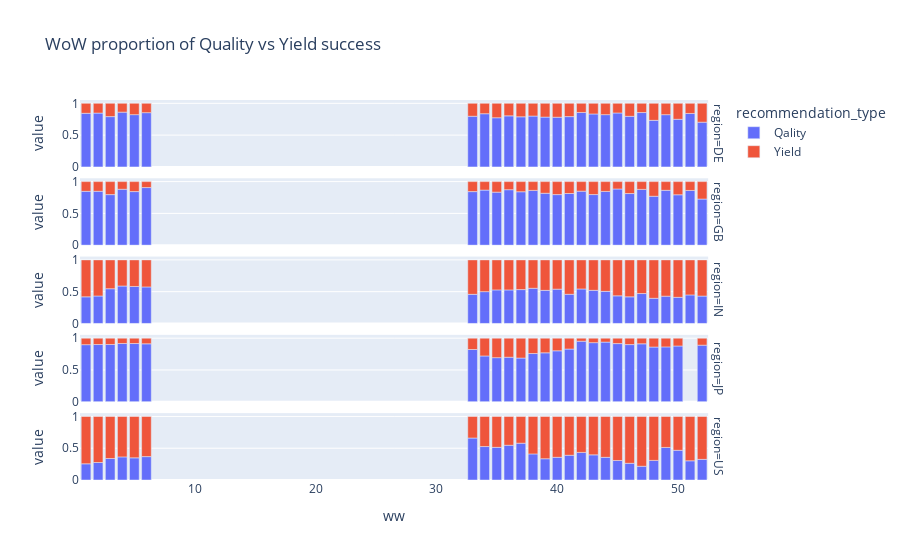

Here is the notebook cell this chart was saved with:
### Code cell
fig = px.bar(p, x="ww", y=["proportion"], color= 'recommendation_type', facet_row="region",
             #facet_row_spacing=0.25,
             #width = 500, 
             height = 600,
             title="WoW proportion of Quality vs Yield success")
fig.show()

### Figure 1 — Plotly figure (JSON) as saved in the notebook; plotly's stock layout.template omitted (floating-point values rounded to 4 significant figures)
{"data": [{"alignmentgroup": "True", "hovertemplate": "recommendation_type=Qality<br>region=DE<br>ww=%{x}<br>value=%{y}<extra></extra>", "legendgroup": "Qality", "marker": {"color": "#636efa", "pattern": {"shape": ""}}, "name": "Qality", "offsetgroup": "Qality", "orientation": "v", "showlegend": true, "textposition": "auto", "type": "bar", "x": [1, 2, 3, 4, 5, 6, 33, 34, 35, 36, 37, 38, 39, 40, 41, 42, 43, 44, 45, 46, 47, 48, 49, 50, 51, 52], "xaxis": "x5", "y": [0.8435, 0.8467, 0.791, 0.8617, 0.8224, 0.8536, 0.7967, 0.8369, 0.7731, 0.803, 0.7883, 0.8, 0.7831, 0.7816, 0.7912, 0.8564, 0.8332, 0.8222, 0.8485, 0.7961, 0.8553, 0.7324, 0.8218, 0.7494, 0.8407, 0.7036], "yaxis": "y5"}, {"alignmentgroup": "True", "hovertemplate": "recommendation_type=Qality<br>region=GB<br>ww=%{x}<br>value=%{y}<extra></extra>", "legendgroup": "Qality", "marker": {"color": "#636efa", "pattern": {"shape": ""}}, "name": "Qality", "offsetgroup": "Qality", "orientation": "v", "showlegend": false, "textposition": "auto", "type": "bar", "x": [1, 2, 3, 4, 5, 6, 33, 34, 35, 36, 37, 38, 39, 40, 41, 42, 43, 44, 45, 46, 47, 48, 49, 50, 51, 52], "xaxis": "x4", "y": [0.8474, 0.8481, 0.7956, 0.88, 0.8431, 0.9065, 0.8428, 0.8666, 0.8345, 0.8732, 0.8406, 0.862, 0.8169, 0.7957, 0.8129, 0.85, 0.7963, 0.8459, 0.8843, 0.8124, 0.8779, 0.7697, 0.8632, 0.7931, 0.8613, 0.7259], "yaxis": "y4"}, {"alignmentgroup": "True", "hovertemplate": "recommendation_type=Qality<br>region=IN<br>ww=%{x}<br>value=%{y}<extra></extra>", "legendgroup": "Qality", "marker": {"color": "#636efa", "pattern": {"shape": ""}}, "name": "Qality", "offsetgroup": "Qality", "orientation": "v", "showlegend": false, "textposition": "auto", "type": "bar", "x": [1, 2, 3, 4, 5, 6, 33, 34, 35, 36, 37, 38, 39, 40, 41, 42, 43, 44, 45, 46, 47, 48, 49, 50, 51, 52], "xaxis": "x3", "y": [0.4187, 0.432, 0.5463, 0.589, 0.5818, 0.5746, 0.4581, 0.5005, 0.5282, 0.5279, 0.5328, 0.5534, 0.5205, 0.5396, 0.4589, 0.5428, 0.5211, 0.5047, 0.4344, 0.4189, 0.4706, 0.3958, 0.4294, 0.411, 0.449, 0.4307], "yaxis": "y3"}, {"alignmentgroup": "True", "hovertemplate": "recommendation_type=Qality<br>region=JP<br>ww=%{x}<br>value=%{y}<extra></extra>", "legendgroup": "Qality", "marker": {"color": "#636efa", "pattern": {"shape": ""}}, "name": "Qality", "offsetgroup": "Qality", "orientation": "v", "showlegend": false, "textposition": "auto", "type": "bar", "x": [1, 2, 3, 4, 5, 6, 33, 34, 35, 36, 37, 38, 39, 40, 41, 42, 43, 44, 45, 46, 47, 48, 49, 50, 52], "xaxis": "x2", "y": [0.8981, 0.9002, 0.9011, 0.9168, 0.9159, 0.9114, 0.8218, 0.7205, 0.6937, 0.7004, 0.6873, 0.7585, 0.7696, 0.8016, 0.829, 0.9525, 0.9299, 0.938, 0.9151, 0.8993, 0.9117, 0.8607, 0.863, 0.8772, 0.89], "yaxis": "y2"}, {"alignmentgroup": "True", "hovertemplate": "recommendation_type=Qality<br>region=US<br>ww=%{x}<br>value=%{y}<extra></extra>", "legendgroup": "Qality", "marker": {"color": "#636efa", "pattern": {"shape": ""}}, "name": "Qality", "offsetgroup": "Qality", "orientation": "v", "showlegend": false, "textposition": "auto", "type": "bar", "x": [1, 2, 3, 4, 5, 6, 33, 34, 35, 36, 37, 38, 39, 40, 41, 42, 43, 44, 45, 46, 47, 48, 49, 50, 51, 52], "xaxis": "x", "y": [0.2549, 0.2754, 0.3385, 0.3638, 0.3489, 0.368, 0.6608, 0.5265, 0.5138, 0.547, 0.5794, 0.4108, 0.3347, 0.3572, 0.3895, 0.4341, 0.3955, 0.3566, 0.3071, 0.2631, 0.2163, 0.3085, 0.5125, 0.4673, 0.3023, 0.3249], "yaxis": "y"}, {"alignmentgroup": "True", "hovertemplate": "recommendation_type=Yield<br>region=DE<br>ww=%{x}<br>value=%{y}<extra></extra>", "legendgroup": "Yield", "marker": {"color": "#EF553B", "pattern": {"shape": ""}}, "name": "Yield", "offsetgroup": "Yield", "orientation": "v", "showlegend": true, "textposition": "auto", "type": "bar", "x": [1, 2, 3, 4, 5, 6, 33, 34, 35, 36, 37, 38, 39, 40, 41, 42, 43, 44, 45, 46, 47, 48, 49, 50, 51, 52], "xaxis": "x5", "y": [0.1565, 0.1533, 0.209, 0.1383, 0.1776, 0.1464, 0.2033, 0.1631, 0.2269, 0.197, 0.2117, 0.2, 0.2169, 0.2184, 0.2088, 0.1436, 0.1668, 0.1778, 0.1515, 0.2039, 0.1447, 0.2676, 0.1782, 0.2506, 0.1593, 0.2964], "yaxis": "y5"}, {"alignmentgroup": "True", "hovertemplate": "recommendation_type=Yield<br>region=GB<br>ww=%{x}<br>value=%{y}<extra></extra>", "legendgroup": "Yield", "marker": {"color": "#EF553B", "pattern": {"shape": ""}}, "name": "Yield", "offsetgroup": "Yield", "orientation": "v", "showlegend": false, "textposition": "auto", "type": "bar", "x": [1, 2, 3, 4, 5, 6, 33, 34, 35, 36, 37, 38, 39, 40, 41, 42, 43, 44, 45, 46, 47, 48, 49, 50, 51, 52], "xaxis": "x4", "y": [0.1526, 0.1519, 0.2044, 0.12, 0.1569, 0.09353, 0.1572, 0.1334, 0.1655, 0.1268, 0.1594, 0.138, 0.1831, 0.2043, 0.1871, 0.15, 0.2037, 0.1541, 0.1157, 0.1876, 0.1221, 0.2303, 0.1368, 0.2069, 0.1387, 0.2741], "yaxis": "y4"}, {"alignmentgroup": "True", "hovertemplate": "recommendation_type=Yield<br>region=IN<br>ww=%{x}<br>value=%{y}<extra></extra>", "legendgroup": "Yield", "marker": {"color": "#EF553B", "pattern": {"shape": ""}}, "name": "Yield", "offsetgroup": "Yield", "orientation": "v", "showlegend": false, "textposition": "auto", "type": "bar", "x": [1, 2, 3, 4, 5, 6, 33, 34, 35, 36, 37, 38, 39, 40, 41, 42, 43, 44, 45, 46, 47, 48, 49, 50, 51, 52], "xaxis": "x3", "y": [0.5813, 0.568, 0.4537, 0.411, 0.4182, 0.4254, 0.5419, 0.4995, 0.4718, 0.4721, 0.4672, 0.4466, 0.4795, 0.4604, 0.5411, 0.4572, 0.4789, 0.4953, 0.5656, 0.5811, 0.5294, 0.6042, 0.5706, 0.589, 0.551, 0.5693], "yaxis": "y3"}, {"alignmentgroup": "True", "hovertemplate": "recommendation_type=Yield<br>region=JP<br>ww=%{x}<br>value=%{y}<extra></extra>", "legendgroup": "Yield", "marker": {"color": "#EF553B", "pattern": {"shape": ""}}, "name": "Yield", "offsetgroup": "Yield", "orientation": "v", "showlegend": false, "textposition": "auto", "type": "bar", "x": [1, 2, 3, 4, 5, 6, 33, 34, 35, 36, 37, 38, 39, 40, 41, 42, 43, 44, 45, 46, 47, 48, 49, 50, 52], "xaxis": "x2", "y": [0.1019, 0.09975, 0.09886, 0.08323, 0.08406, 0.08858, 0.1782, 0.2795, 0.3063, 0.2996, 0.3127, 0.2415, 0.2304, 0.1984, 0.171, 0.04753, 0.07009, 0.062, 0.08492, 0.1007, 0.08834, 0.1393, 0.137, 0.1228, 0.11], "yaxis": "y2"}, {"alignmentgroup": "True", "hovertemplate": "recommendation_type=Yield<br>region=US<br>ww=%{x}<br>value=%{y}<extra></extra>", "legendgroup": "Yield", "marker": {"color": "#EF553B", "pattern": {"shape": ""}}, "name": "Yield", "offsetgroup": "Yield", "orientation": "v", "showlegend": false, "textposition": "auto", "type": "bar", "x": [1, 2, 3, 4, 5, 6, 33, 34, 35, 36, 37, 38, 39, 40, 41, 42, 43, 44, 45, 46, 47, 48, 49, 50, 51, 52], "xaxis": "x", "y": [0.7451, 0.7246, 0.6615, 0.6362, 0.6511, 0.632, 0.3392, 0.4735, 0.4862, 0.453, 0.4206, 0.5892, 0.6653, 0.6428, 0.6105, 0.5659, 0.6045, 0.6434, 0.6929, 0.7369, 0.7837, 0.6915, 0.4875, 0.5327, 0.6977, 0.6751], "yaxis": "y"}], "layout": {"annotations": [{"font": {}, "showarrow": false, "text": "region=US", "textangle": 90, "x": 0.98, "xanchor": "left", "xref": "paper", "y": 0.088, "yanchor": "middle", "yref": "paper"}, {"font": {}, "showarrow": false, "text": "region=JP", "textangle": 90, "x": 0.98, "xanchor": "left", "xref": "paper", "y": 0.294, "yanchor": "middle", "yref": "paper"}, {"font": {}, "showarrow": false, "text": "region=IN", "textangle": 90, "x": 0.98, "xanchor": "left", "xref": "paper", "y": 0.5, "yanchor": "middle", "yref": "paper"}, {"font": {}, "showarrow": false, "text": "region=GB", "textangle": 90, "x": 0.98, "xanchor": "left", "xref": "paper", "y": 0.706, "yanchor": "middle", "yref": "paper"}, {"font": {}, "showarrow": false, "text": "region=DE", "textangle": 90, "x": 0.98, "xanchor": "left", "xref": "paper", "y": 0.912, "yanchor": "middle", "yref": "paper"}], "autosize": true, "barmode": "relative", "legend": {"title": {"text": "recommendation_type"}, "tracegroupgap": 0}, "title": {"text": "WoW proportion of Quality vs Yield success"}, "xaxis": {"anchor": "y", "autorange": true, "domain": [0, 0.98], "range": [0.5, 52.5], "title": {"text": "ww"}, "type": "linear"}, "xaxis2": {"anchor": "y2", "autorange": true, "domain": [0, 0.98], "matches": "x", "range": [0.5, 52.5], "showticklabels": false, "type": "linear"}, "xaxis3": {"anchor": "y3", "autorange": true, "domain": [0, 0.98], "matches": "x", "range": [0.5, 52.5], "showticklabels": false, "type": "linear"}, "xaxis4": {"anchor": "y4", "autorange": true, "domain": [0, 0.98], "matches": "x", "range": [0.5, 52.5], "showticklabels": false, "type": "linear"}, "xaxis5": {"anchor": "y5", "autorange": true, "domain": [0, 0.98], "matches": "x", "range": [0.5, 52.5], "showticklabels": false, "type": "linear"}, "yaxis": {"anchor": "x", "autorange": true, "domain": [0, 0.176], "range": [0, 1.053], "title": {"text": "value"}, "type": "linear"}, "yaxis2": {"anchor": "x2", "autorange": true, "domain": [0.206, 0.382], "matches": "y", "range": [0, 1.053], "title": {"text": "value"}, "type": "linear"}, "yaxis3": {"anchor": "x3", "autorange": true, "domain": [0.412, 0.588], "matches": "y", "range": [0, 1.053], "title": {"text": "value"}, "type": "linear"}, "yaxis4": {"anchor": "x4", "autorange": true, "domain": [0.618, 0.794], "matches": "y", "range": [0, 1.053], "title": {"text": "value"}, "type": "linear"}, "yaxis5": {"anchor": "x5", "autorange": true, "domain": [0.824, 1], "matches": "y", "range": [0, 1.053], "title": {"text": "value"}, "type": "linear"}}}
